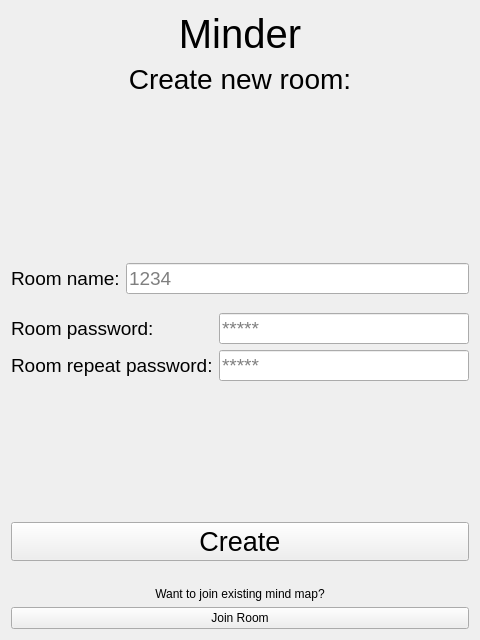
<?xml version="1.0" encoding="UTF-8"?>
<ui version="4.0">
 <class>SessionCreationWindow</class>
 <widget class="QWidget" name="SessionCreationWindow">
  <property name="geometry">
   <rect>
    <x>0</x>
    <y>0</y>
    <width>480</width>
    <height>640</height>
   </rect>
  </property>
  <property name="windowTitle">
   <string>Form</string>
  </property>
  <layout class="QVBoxLayout" name="verticalLayout_3">
   <item>
    <widget class="QLabel" name="labelMinder">
     <property name="font">
      <font>
       <pointsize>30</pointsize>
      </font>
     </property>
     <property name="text">
      <string>Minder</string>
     </property>
     <property name="alignment">
      <set>Qt::AlignCenter</set>
     </property>
    </widget>
   </item>
   <item>
    <widget class="QLabel" name="labelTitle">
     <property name="font">
      <font>
       <pointsize>21</pointsize>
      </font>
     </property>
     <property name="text">
      <string>Create new room:</string>
     </property>
     <property name="alignment">
      <set>Qt::AlignCenter</set>
     </property>
     <property name="margin">
      <number>8</number>
     </property>
    </widget>
   </item>
   <item>
    <spacer name="verticalSpacer">
     <property name="orientation">
      <enum>Qt::Vertical</enum>
     </property>
     <property name="sizeHint" stdset="0">
      <size>
       <width>20</width>
       <height>40</height>
      </size>
     </property>
    </spacer>
   </item>
   <item>
    <layout class="QVBoxLayout" name="verticalLayout_2">
     <item>
      <widget class="QLabel" name="labelErrorMsg">
       <property name="font">
        <font>
         <pointsize>13</pointsize>
         <italic>true</italic>
        </font>
       </property>
       <property name="text">
        <string>&lt;error&gt;</string>
       </property>
       <property name="alignment">
        <set>Qt::AlignCenter</set>
       </property>
       <property name="margin">
        <number>5</number>
       </property>
      </widget>
     </item>
     <item>
      <layout class="QFormLayout" name="formLayout_2">
       <item row="0" column="0">
        <widget class="QLabel" name="labelSessionName">
         <property name="font">
          <font>
           <pointsize>14</pointsize>
          </font>
         </property>
         <property name="text">
          <string>Room name:</string>
         </property>
         <property name="margin">
          <number>8</number>
         </property>
        </widget>
       </item>
       <item row="0" column="1">
        <widget class="QLineEdit" name="lineSessionName">
         <property name="font">
          <font>
           <pointsize>14</pointsize>
          </font>
         </property>
         <property name="alignment">
          <set>Qt::AlignLeading|Qt::AlignLeft|Qt::AlignVCenter</set>
         </property>
         <property name="placeholderText">
          <string>1234</string>
         </property>
        </widget>
       </item>
      </layout>
     </item>
     <item>
      <spacer name="verticalSpacer_4">
       <property name="orientation">
        <enum>Qt::Vertical</enum>
       </property>
       <property name="sizeType">
        <enum>QSizePolicy::Minimum</enum>
       </property>
       <property name="sizeHint" stdset="0">
        <size>
         <width>13</width>
         <height>13</height>
        </size>
       </property>
      </spacer>
     </item>
     <item>
      <layout class="QFormLayout" name="formLayout">
       <item row="0" column="0">
        <widget class="QLabel" name="labelSessionPassword">
         <property name="font">
          <font>
           <pointsize>14</pointsize>
          </font>
         </property>
         <property name="text">
          <string>Room password:</string>
         </property>
         <property name="margin">
          <number>8</number>
         </property>
        </widget>
       </item>
       <item row="0" column="1">
        <widget class="QLineEdit" name="lineNewSessionPassword">
         <property name="font">
          <font>
           <pointsize>14</pointsize>
          </font>
         </property>
         <property name="echoMode">
          <enum>QLineEdit::Password</enum>
         </property>
         <property name="alignment">
          <set>Qt::AlignLeading|Qt::AlignLeft|Qt::AlignVCenter</set>
         </property>
         <property name="placeholderText">
          <string>*****</string>
         </property>
        </widget>
       </item>
       <item row="1" column="0">
        <widget class="QLabel" name="labelSessionRepeatPassword">
         <property name="font">
          <font>
           <pointsize>14</pointsize>
          </font>
         </property>
         <property name="text">
          <string>Room repeat password:</string>
         </property>
         <property name="margin">
          <number>8</number>
         </property>
        </widget>
       </item>
       <item row="1" column="1">
        <widget class="QLineEdit" name="lineNewSessionRepeatPassword">
         <property name="font">
          <font>
           <pointsize>14</pointsize>
          </font>
         </property>
         <property name="echoMode">
          <enum>QLineEdit::Password</enum>
         </property>
         <property name="alignment">
          <set>Qt::AlignLeading|Qt::AlignLeft|Qt::AlignVCenter</set>
         </property>
         <property name="placeholderText">
          <string>*****</string>
         </property>
        </widget>
       </item>
      </layout>
     </item>
    </layout>
   </item>
   <item>
    <spacer name="verticalSpacer_2">
     <property name="orientation">
      <enum>Qt::Vertical</enum>
     </property>
     <property name="sizeHint" stdset="0">
      <size>
       <width>20</width>
       <height>40</height>
      </size>
     </property>
    </spacer>
   </item>
   <item>
    <layout class="QVBoxLayout" name="verticalLayout">
     <item>
      <widget class="QPushButton" name="btnCreateNewSession">
       <property name="sizePolicy">
        <sizepolicy hsizetype="Minimum" vsizetype="Fixed">
         <horstretch>0</horstretch>
         <verstretch>0</verstretch>
        </sizepolicy>
       </property>
       <property name="font">
        <font>
         <pointsize>20</pointsize>
        </font>
       </property>
       <property name="cursor">
        <cursorShape>PointingHandCursor</cursorShape>
       </property>
       <property name="contextMenuPolicy">
        <enum>Qt::DefaultContextMenu</enum>
       </property>
       <property name="toolTipDuration">
        <number>-1</number>
       </property>
       <property name="layoutDirection">
        <enum>Qt::LeftToRight</enum>
       </property>
       <property name="autoFillBackground">
        <bool>false</bool>
       </property>
       <property name="text">
        <string>Create</string>
       </property>
       <property name="autoDefault">
        <bool>false</bool>
       </property>
      </widget>
     </item>
     <item>
      <spacer name="verticalSpacer_3">
       <property name="orientation">
        <enum>Qt::Vertical</enum>
       </property>
       <property name="sizeType">
        <enum>QSizePolicy::Minimum</enum>
       </property>
       <property name="sizeHint" stdset="0">
        <size>
         <width>10</width>
         <height>20</height>
        </size>
       </property>
      </spacer>
     </item>
     <item>
      <widget class="QLabel" name="labelConnectToExistingSession">
       <property name="text">
        <string>Want to join existing mind map?</string>
       </property>
       <property name="alignment">
        <set>Qt::AlignCenter</set>
       </property>
      </widget>
     </item>
     <item>
      <widget class="QPushButton" name="btnConnectToExistingSession">
       <property name="cursor">
        <cursorShape>PointingHandCursor</cursorShape>
       </property>
       <property name="text">
        <string>Join Room</string>
       </property>
      </widget>
     </item>
    </layout>
   </item>
  </layout>
 </widget>
 <resources/>
 <connections/>
</ui>
